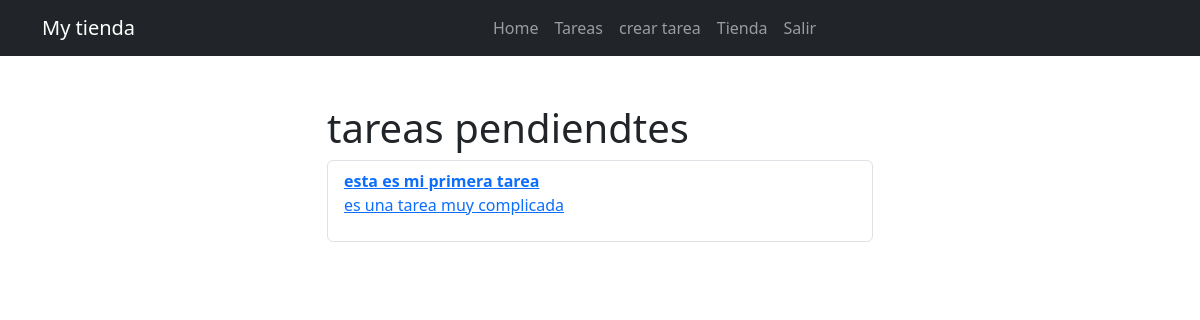
The page /task/ (signed in) on the database its author committed.
### tasks/models.py (models this page shows, shortened)
class Task (models.Model):
    title = models.CharField(max_length=100)
    description = models.TextField(blank=True)
    created=models.DateTimeField(auto_now_add=True)
    datecompleted = models.DateField(null=True)
    important= models.BooleanField(default=False)
    user = models.ForeignKey(User,on_delete=models.CASCADE)

### tasks/views.py (the view)
# urls.py: path('task/', views.task, name='task'),
@login_required
def task(request):
    allTask = Task.objects.filter(
        user=request.user, datecompleted__isnull=True)
    return render(request, 'task.html', {'tareas': allTask})

### tasks/templates/task.html (shortened to what this page needs)
{% extends 'base.html' %}
 {% block content %}
<main class="container">
  <div class="row">
    <div class="col-md-6 offset-md-3 py-5">
      <h1>tareas pendiendtes</h1>
      <ul class="list-group">
        {% for task in tareas %}
        <li class="list-group-item">
          <a href="{% url 'task_detail' task.id %}">
            {% if task.important %}
            <strong>{{task.title}}</strong>
            {% else %} {{task.id}} {{task.title}} {% endif %}
            <p>{{task.description}}</p>
          </a>
        </li>
        {% endfor %}
      </ul>
    </div>
  </div>
</main>
{% endblock %}

### rows shown on the page
Task: title "esta es mi primera tarea", description "es una tarea muy complicada"
